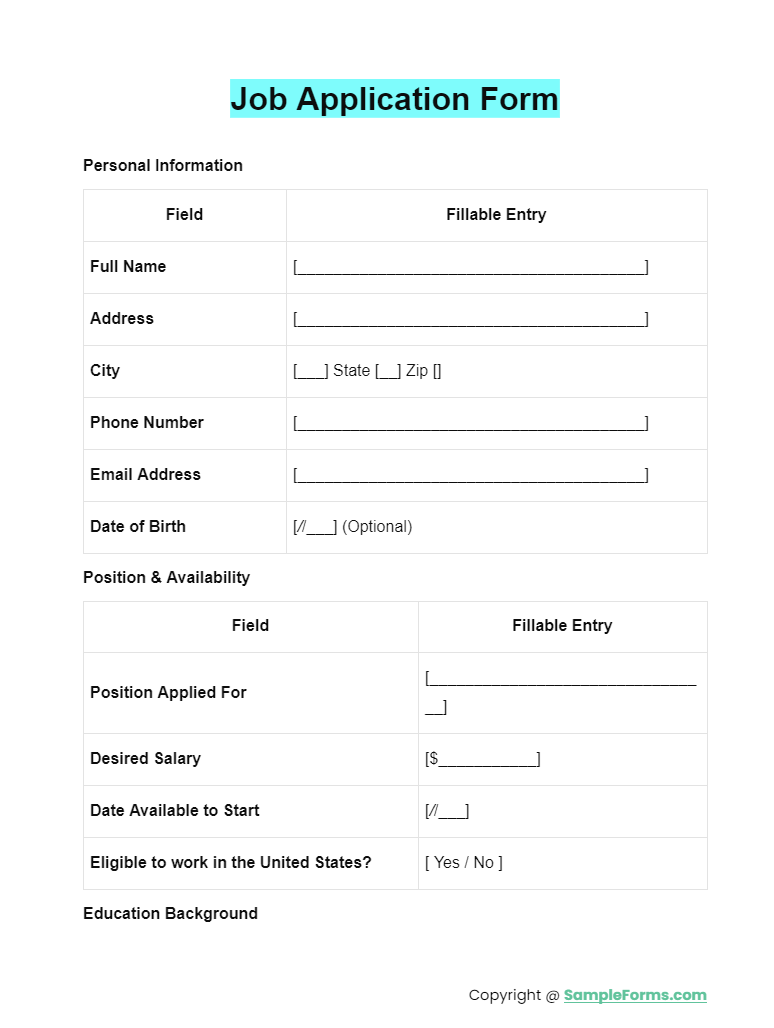
#> input picture input/form.png, 774 x 1028 px
$ python debug_visualize.py
#> lines starting #> are read from the running program, lines starting #| are printed output that depends on the picture; after the words box and inside, x2 and y2 are one past the last pixel; in counts of white or black regions, pixels touching at a corner belong together
#> (reads output/result.json from the repository)
#> (reads output/mappings.json from the repository)
import json
from pathlib import Path

import cv2
import numpy as np


def resolve_input_image(project_root: Path) -> Path:
    input_dir = project_root / "input"
    candidates = [
        input_dir / "form.png",
        input_dir / "image.png",
        input_dir / "imange.png",
        project_root / "output" / "form_page_1.png",
    ]

    for path in candidates:
        if path.exists():
            return path

    raise FileNotFoundError("No input image found for debug overlay")


def _draw_text(img, text, point, color):
    cv2.putText(
        img,
        str(text)[:90],
        (int(point[0]), int(point[1])),
        cv2.FONT_HERSHEY_SIMPLEX,
        0.42,
        color,
        1,
        cv2.LINE_AA,
    )


def _ocr_bounds(item):
    bbox = item.get("bbox")
    if not bbox:
        return None
    try:
        xs = [float(point[0]) for point in bbox]
        ys = [float(point[1]) for point in bbox]
    except Exception:
        return None
    return min(xs), min(ys), max(xs), max(ys)


def _line_center(line):
    x1, y1 = line["start"]
    x2, y2 = line["end"]
    return ((x1 + x2) / 2.0, (y1 + y2) / 2.0)


def _load_json(path: Path, default):
    if not path.exists():
        return default
    with path.open("r", encoding="utf-8") as f:
        return json.load(f)


def create_debug_overlay(
    project_root: Path,
    output_path: Path | None = None,
    image_path: Path | None = None,
    artifact_dir: Path | None = None,
) -> Path:
    output_dir = artifact_dir or project_root / "output"
    output_path = output_path or output_dir / "debug_reasoning.png"

    result_data = _load_json(output_dir / "result.json", [])
    mappings = _load_json(output_dir / "mappings.json", [])
    diagnostics = _load_json(output_dir / "mapping_diagnostics.json", {})
    layout_structure = _load_json(output_dir / "layout_structure.json", {})

    source_image_path = image_path or resolve_input_image(project_root)
    img = cv2.imread(str(source_image_path))
#> img is the input picture: shape (1028, 774, 3); mean B, G, R 249.9, 250, 248.3

    if img is None:
        raise RuntimeError(f"Failed to read image: {source_image_path}")

    for item in result_data:
        bounds = _ocr_bounds(item)
        if bounds is None:
            continue
        x1, y1, x2, y2 = bounds
        cv2.rectangle(img, (int(x1), int(y1)), (int(x2), int(y2)), (120, 160, 255), 1)
        _draw_text(img, item.get("text", ""), (x1, max(10, y1 - 3)), (90, 120, 255))
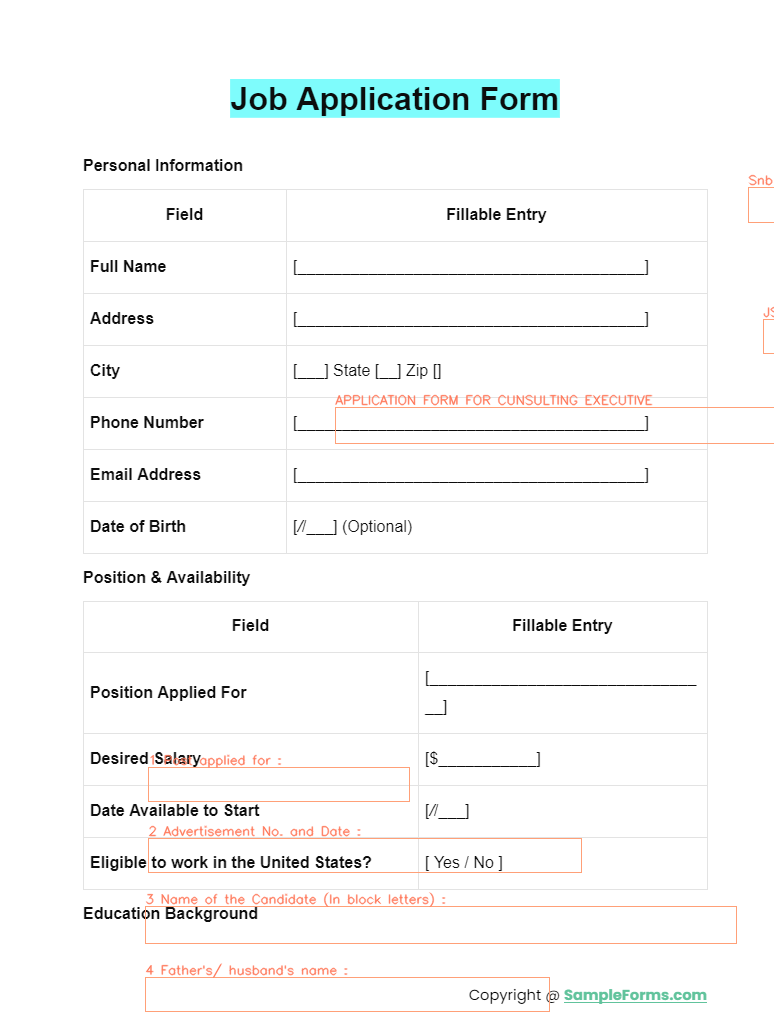
#> img: shape (1028, 774, 3); 1.54% of pixels changed, all inside (x1, y1, x2, y2) = (145, 174, 774, 1012)

    for region in diagnostics.get("semantic_regions", []) or layout_structure.get("semantic_regions", []):
        x = int(region.get("x", 0))
        y = int(region.get("y", 0))
        w = int(region.get("width", 0))
        h = int(region.get("height", 0))
        region_type = region.get("type", "region")
        color = (160, 160, 160)
        if region_type == "multiline_text_region":
            color = (170, 0, 170)
        elif region_type in {"photo_region", "non_text_sparse_region", "non_text_candidate"}:
            color = (0, 120, 255)
        elif region_type == "signature_area":
            color = (200, 0, 180)
        elif region_type == "table_like_region":
            color = (0, 180, 180)
        elif region_type == "checkbox_region":
            color = (0, 180, 255)
        elif region_type == "standard_input":
            color = (80, 180, 80)
        cv2.rectangle(img, (x, y), (x + w, y + h), color, 2)
        _draw_text(img, f"{region_type} {float(region.get('confidence', 0.0)):.2f}", (x, max(12, y - 6)), color)

    for column in layout_structure.get("label_columns", []):
        bounds = column.get("bounds")
        if not bounds or len(bounds) != 4:
            continue
        x1, y1, x2, y2 = bounds
        cv2.rectangle(img, (int(x1), int(y1)), (int(x2), int(y2)), (0, 160, 255), 1)
        _draw_text(img, f"label_col {column.get('index', 0)}", (x1, max(12, y1 - 6)), (0, 160, 255))

    for column in layout_structure.get("field_columns", []):
        bounds = column.get("bounds")
        if not bounds or len(bounds) != 4:
            continue
        x1, y1, x2, y2 = bounds
        cv2.rectangle(img, (int(x1), int(y1)), (int(x2), int(y2)), (0, 200, 120), 1)
        _draw_text(img, f"field_col {column.get('index', 0)}", (x1, max(12, y1 - 6)), (0, 200, 120))

    for band in layout_structure.get("layout_bands", []):
        bounds = band.get("bounds")
        if not bounds or len(bounds) != 4:
            continue
        x1, y1, x2, y2 = bounds
        cv2.rectangle(img, (int(x1), int(y1)), (int(x2), int(y2)), (160, 160, 0), 1)
        _draw_text(img, f"band {band.get('type', 'band')}", (x1, max(12, y1 - 6)), (160, 160, 0))

    for zone in layout_structure.get("structural_zones", []):
        bounds = zone.get("bounds")
        if not bounds or len(bounds) != 4:
            continue
        x1, y1, x2, y2 = bounds
        color = (200, 80, 0) if zone.get("zone_type") == "label" else (80, 180, 60)
        cv2.rectangle(img, (int(x1), int(y1)), (int(x2), int(y2)), color, 1)
        _draw_text(img, zone.get("type", "zone"), (x1, max(12, y1 - 6)), color)

    for section in layout_structure.get("sections", []):
        bounds = section.get("bounds")
        if not bounds or len(bounds) != 4:
            continue
        x1, y1, x2, y2 = bounds
        cv2.rectangle(img, (int(x1), int(y1)), (int(x2), int(y2)), (90, 90, 220), 2)
        _draw_text(img, f"section {section.get('id', '')}", (x1, max(12, y1 - 20)), (90, 90, 220))

    for table in layout_structure.get("table_structures", []):
        bounds = table.get("bounds")
        if not bounds or len(bounds) != 4:
            continue
        x1, y1, x2, y2 = bounds
        cv2.rectangle(img, (int(x1), int(y1)), (int(x2), int(y2)), (0, 210, 210), 2)
        _draw_text(img, f"table {table.get('confidence', 0):.2f}", (x1, max(12, y1 - 20)), (0, 210, 210))

    for region in layout_structure.get("excluded_regions", []):
        bounds = region.get("bounds")
        if not bounds or len(bounds) != 4:
            continue
        x1, y1, x2, y2 = bounds
        cv2.rectangle(img, (int(x1), int(y1)), (int(x2), int(y2)), (0, 0, 255), 2)
        _draw_text(img, f"exclude {region.get('type', 'region')}", (x1, max(12, y1 - 6)), (0, 0, 255))

    for region in layout_structure.get("ownership_regions", []):
        bounds = region.get("bounds")
        if not bounds or len(bounds) != 4:
            continue
        x1, y1, x2, y2 = bounds
        cv2.rectangle(img, (int(x1), int(y1)), (int(x2), int(y2)), (180, 0, 180), 2)
        _draw_text(img, region.get("type", "ownership"), (x1, max(12, y1 - 6)), (180, 0, 180))

    for mapping in mappings:
        label_x, label_y = mapping.get("label_pos", (0, 0))
        state = mapping.get("state", mapping.get("confidence_class", "unknown"))
        score = float(mapping.get("candidate_score", 0.0))

        for line in mapping.get("field_lines", []):
            x1, y1 = line["start"]
            x2, y2 = line["end"]
            field_x, field_y = _line_center(line)
            cv2.line(img, (int(label_x), int(label_y)), (int(field_x), int(field_y)), (0, 0, 255), 2)
            cv2.rectangle(img, (int(min(x1, x2)), int(min(y1, y2) - 8)), (int(max(x1, x2)), int(max(y1, y2) + 10)), (0, 200, 0), 2)
            _draw_text(img, f"{state} {score:.2f}", (min(x1, x2), min(y1, y2) - 12), (0, 120, 0))

        for rejected in mapping.get("rejected_candidates", []):
            line = rejected.get("line")
            if not line:
                continue
            x1, y1 = line["start"]
            x2, y2 = line["end"]
            cv2.line(img, (int(x1), int(y1)), (int(x2), int(y2)), (0, 140, 255), 1)
            _draw_text(img, f"reject {float(rejected.get('candidate_score', 0.0)):.2f}", (min(x1, x2), max(y1, y2) + 14), (0, 100, 180))
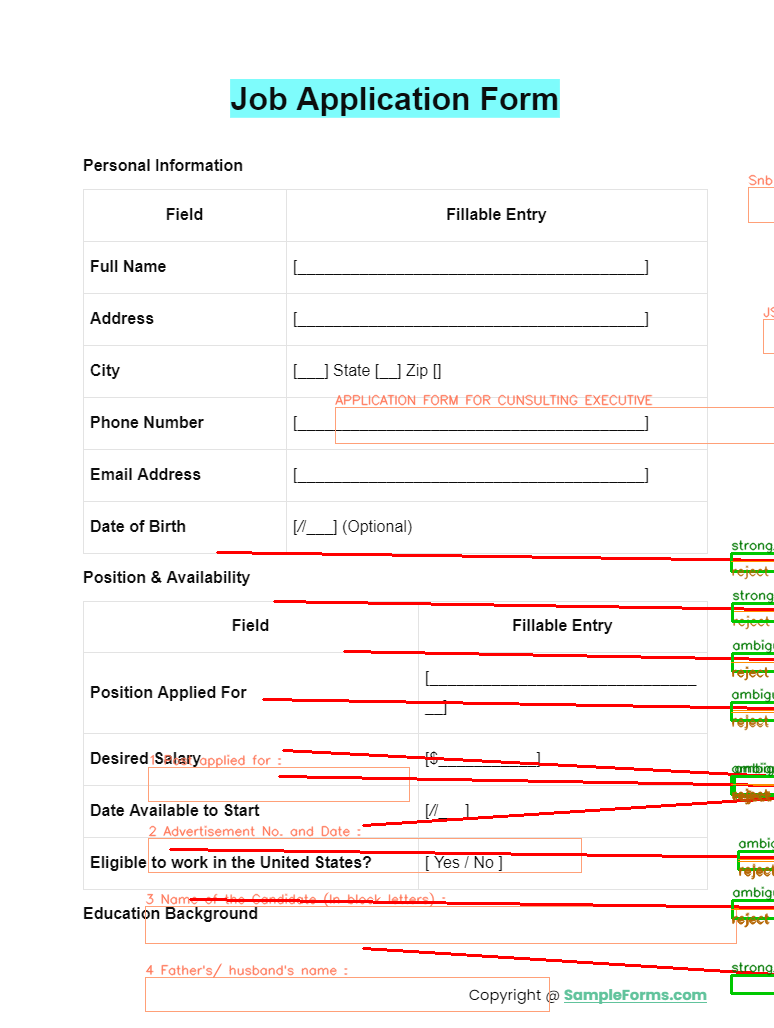
#> img: shape (1028, 774, 3); 2.69% of pixels changed, all inside (x1, y1, x2, y2) = (169, 540, 774, 995)

    output_path.parent.mkdir(parents=True, exist_ok=True)
    cv2.imwrite(str(output_path), img)
    return output_path


def main() -> None:
    project_root = Path(__file__).resolve().parents[1]
    output_path = create_debug_overlay(project_root)
    print(f"Saved debug image: {output_path}")


if __name__ == "__main__":
    main()
